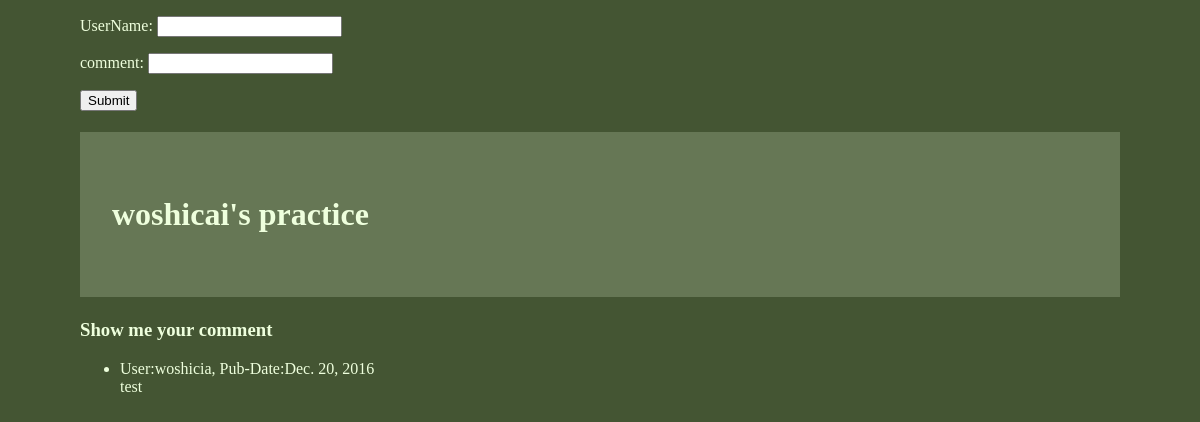
Before: /index/ with the older database file.
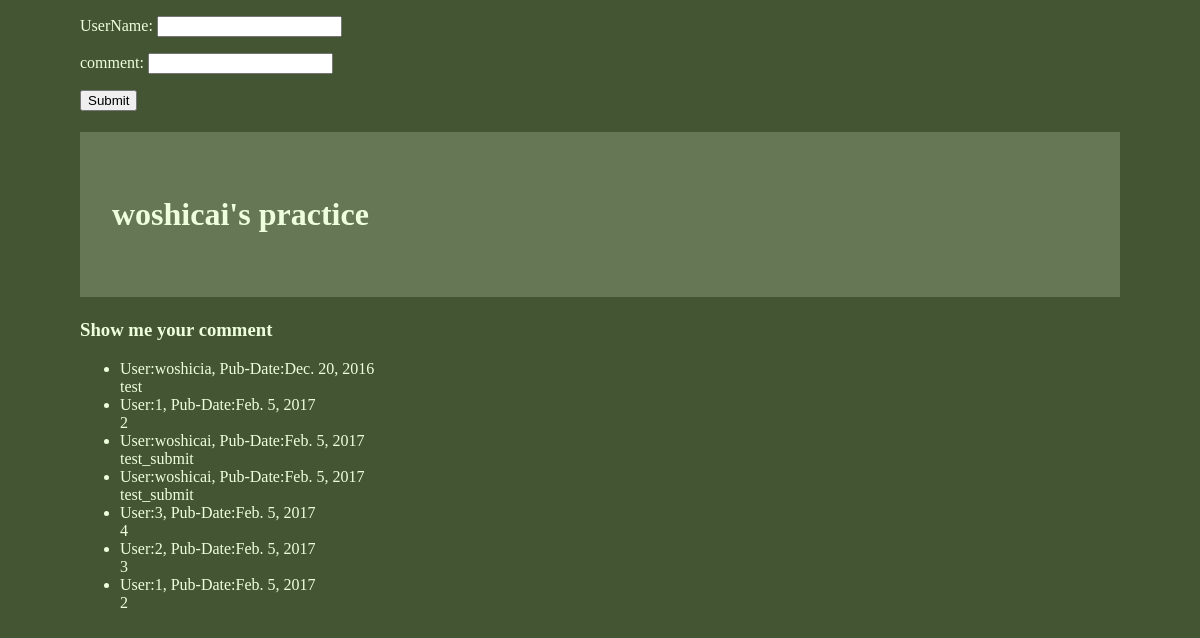
After: the same page with the newer database file.
### Comment/models.py (models this page shows)
class Comment(models.Model):
    name = models.CharField(max_length=200)
    comment = models.TextField()
    pub_date = models.DateField()

### Comment/views.py (the view)
class IndexView(generic.ListView):
    template_name = 'Comment/index.html'
    context_object_name = 'latest_question_list'
    def get_queryset(self):
        latest_question_list = Comment.objects.all()
        return latest_question_list if len(latest_question_list) != 0 else []

### Comment/templates/Comment/index.html (shortened to what this page needs)
<html>
<form action="comment" method="post">{% csrf_token %}
    <p>UserName: <input type="text" name="uname" /></p>
    <p>comment: <input type="text" name="comment" /></p>
    <input type="submit" value="Submit" />
</form>
      <body>
        <h1>woshicai's practice</h1>
        <h3>Show me your comment</h3>
        {% if latest_question_list %}
            <ul>
            {% for question in latest_question_list %}
                <li>User:{{question.name}}, Pub-Date:{{question.pub_date}}<br/>{{ question.comment }}</li>
            {% endfor %}
            </ul>
        {% else %}
            <p>No comments are available at present.</p>
        {% endif %}
      </body>
</html>

### Comment/templates/Comment/index.html (style rules this page uses)
body { color:#efd;background:#453;padding:0 5em;margin:0 }
h1 { padding:2em 1em;background:#675 }
p { margin:1em 0 }

Changed rows visible on the page:
added Comment: name "1", pub_date "Feb. 5, 2017", comment "2"
added Comment: name "woshicai", pub_date "Feb. 5, 2017", comment "test_submit"
added Comment: name "woshicai", pub_date "Feb. 5, 2017", comment "test_submit"
added Comment: name "3", pub_date "Feb. 5, 2017", comment "4"
added Comment: name "2", pub_date "Feb. 5, 2017", comment "3"
added Comment: name "1", pub_date "Feb. 5, 2017", comment "2"
